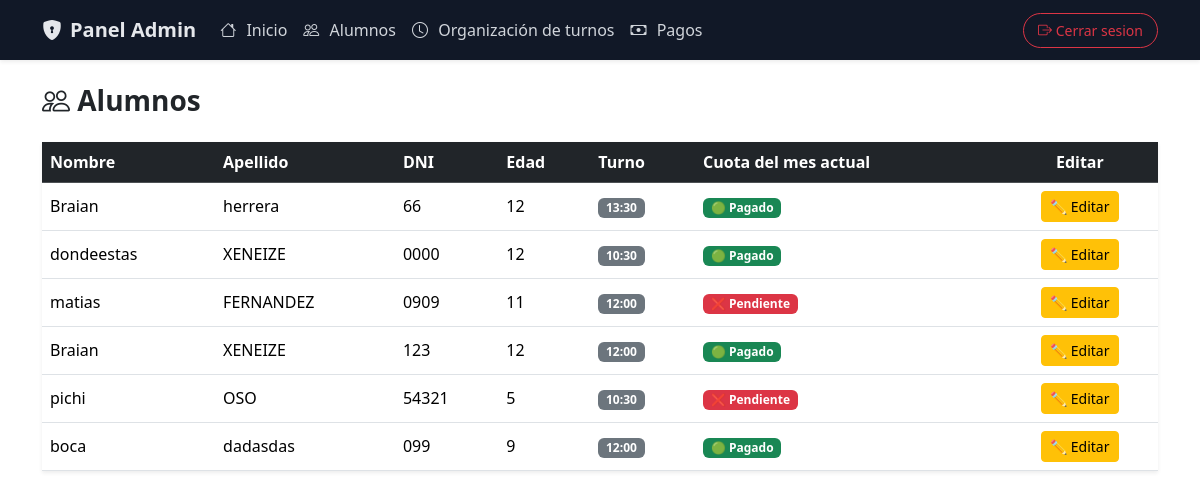
Page /admin/alumnos (signed in) on the committed database.
### models.py (models this page shows)
class Alumno(db.Model):
    __tablename__ = "alumnos"
    id = db.Column(db.Integer, primary_key=True)
    nombre = db.Column(db.String(50), nullable=False)
    apellido = db.Column(db.String(50), nullable=False)
    dni = db.Column(db.String(20), nullable=False, unique=True)
    edad = db.Column(db.Integer, nullable=False)
    turno = db.Column(db.String(20), nullable=False)
    fecha_alta = db.Column(db.Date, default=date.today)
    pagos = db.relationship("Pago", backref="alumno", lazy=True)

class Pago(db.Model):
    __tablename__ = "pagos"
    id = db.Column(db.Integer, primary_key=True)
    alumno_id = db.Column(db.Integer, db.ForeignKey("alumnos.id"))
    mes = db.Column(db.Integer)
    anio = db.Column(db.Integer)
    monto = db.Column(db.Integer, default=30000)
    comprobante = db.Column(db.String(200))
    estado = db.Column(db.String(20), default="pendiente")

### main.py (the view)
@app.route("/admin/alumnos")
def admin_alumnos():
    if session.get("rol") != "admin":
        return redirect("/login")
    alumnos = Alumno.query.all()
    mes_actual = datetime.now().month
    anio_actual = datetime.now().year
    alumnos_estados = []
    for alumno in alumnos:
        pago = Pago.query.filter_by(
            alumno_id=alumno.id,
            mes=mes_actual,
            anio=anio_actual,
        ).first()
        if pago:
            estado=pago.estado
        else:
            estado="pendiente"
        alumnos_estados.append({
            "alumno":alumno,
            "estado": estado
        })
    return render_template("admin/alumnos.html", alumnos_estado=alumnos_estados)

### templates/admin/alumnos.html (shortened to what this page needs)
{% extends "admin/base_admin.html" %}
{% block body %}
<h3 class="fw-bold mb-4">
    <i class="bi bi-people"></i> Alumnos
</h3>
<div class="table-reponsive">
    <table class="table table-hover shadow-sm align-middle">
        <thead class="table-dark">
            <tr>
                <th>Nombre</th>
                <th>Apellido</th>
                <th class="d-none d-md-table-cell">DNI</th>
                <th class="d-none d-md-table-cell">Edad</th>
                <th>Turno</th>
                <th>Cuota del mes actual</th>
                <th class="text-center">Editar</th>
            </tr>
        </thead>
        <tbody>
            {% for item in alumnos_estado %}
            {% set alumno = item.alumno %}
            <tr>
                <td>{{ alumno.nombre }}</td>
                <td>{{ alumno.apellido }}</td>
                <td class="d-none d-md-table-cell">{{ alumno.dni }}</td>
                <td class="d-none d-md-table-cell">{{ alumno.edad }}</td>
                <td>
                    <span class="badge bg-secondary">
                        {{ alumno.turno }}
                    </span>
                </td>
                <td>
                    {% if item.estado == "pendiente" %}
                        <span class="badge bg-danger">❌ Pendiente</span>
                    {% elif item.estado == "enviado" %}
                        <span class="badge bg-warning text-dark">🟡 En revisión</span>
                    {% elif item.estado == "aprobado" %}
                        <span class="badge bg-success">🟢 Pagado</span>
                    {% endif %}
                </td>
                <td class="text-center">
                    <a href="{{ url_for('editar_alumno', id=alumno.id) }}"
                       class="btn btn-sm btn-warning btn-action">
                        ✏️ Editar
                    </a>
                </td>
            </tr>
            {% endfor %}
        </tbody>
    </table>
</div>
{% endblock %}

### templates/admin/base_admin.html (style rules this page uses)
.btn-action { transition: transform 0.15s ease, box-shadow 0.15s ease; }

### rows in the picture
Pago: estado "🟢 Pagado"
Alumno: nombre "Braian", apellido "herrera", dni "66", edad "12", turno "13:30"
Pago: estado "🟢 Pagado"
Alumno: nombre "dondeestas", apellido "XENEIZE", dni "0000", edad "12", turno "10:30"
Alumno: nombre "matias", apellido "FERNANDEZ", dni "0909", edad "11", turno "12:00"
Pago: estado "🟢 Pagado"
Alumno: nombre "Braian", apellido "XENEIZE", dni "123", edad "12", turno "12:00"
Alumno: nombre "pichi", apellido "OSO", dni "54321", edad "5", turno "10:30"
Pago: estado "🟢 Pagado"
Alumno: nombre "boca", apellido "dadasdas", dni "099", edad "9", turno "12:00"
